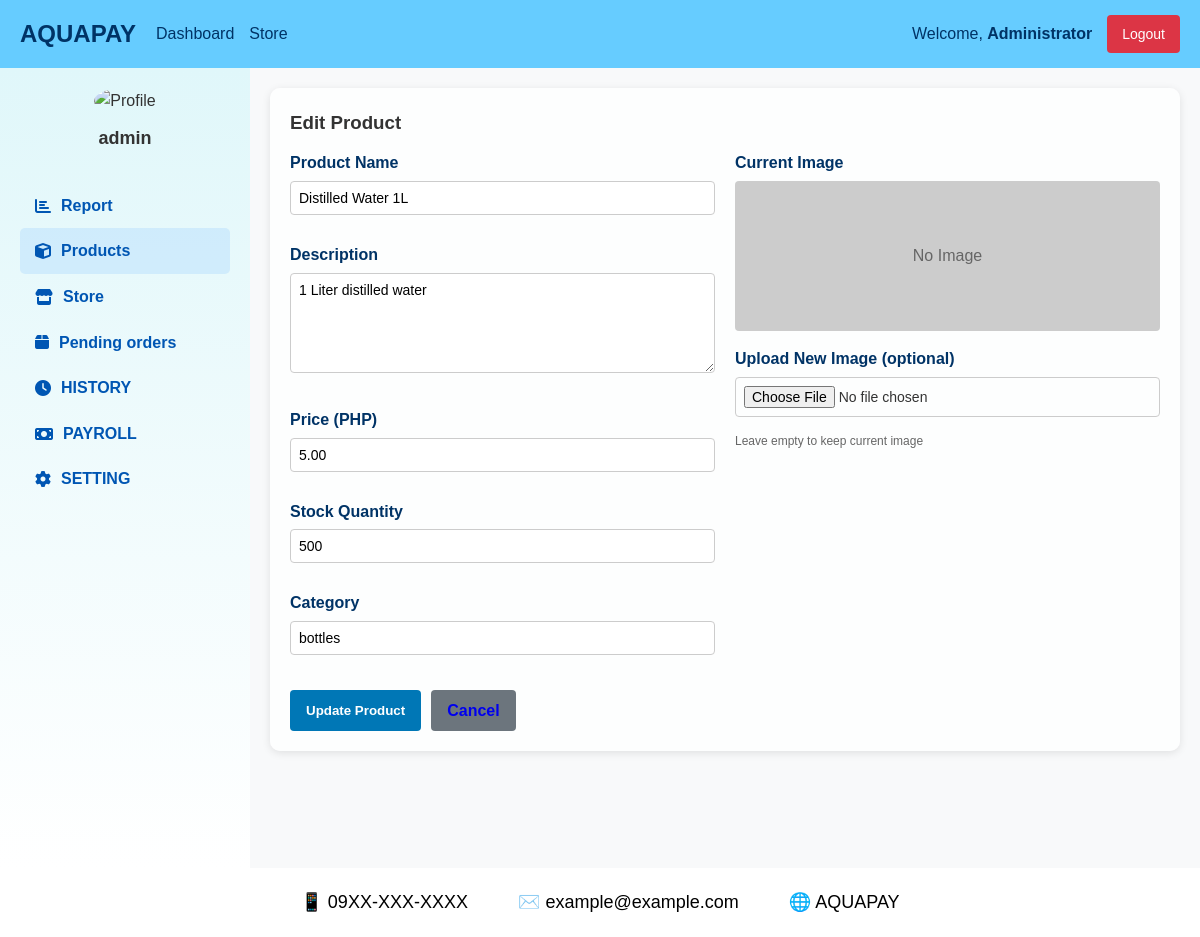
/admindashboard.php?page=products&action=edit&id=4 (signed in), run on the app's committed database.
### tables this page shows
CREATE TABLE IF NOT EXISTS products (
    id INT AUTO_INCREMENT PRIMARY KEY,
    name VARCHAR(100) NOT NULL,
    description TEXT,
    price DECIMAL(10, 2) NOT NULL,
    stock INT DEFAULT 0,
    image VARCHAR(255),
    category VARCHAR(50),
    created_at TIMESTAMP DEFAULT CURRENT_TIMESTAMP,
    updated_at TIMESTAMP DEFAULT CURRENT_TIMESTAMP ON UPDATE CURRENT_TIMESTAMP
);

### modules/products.php (the view, shortened to what this page needs)
<?php
require_once __DIR__ . '/../config.php';
$action = isset($_GET['action']) ? $_GET['action'] : 'list';
$product_id = isset($_GET['id']) ? intval($_GET['id']) : 0;
?>
<div class="content-grid">
    <?php if ($action === 'list'): ?>
        <div class="card" style="grid-column:1/-1;display:flex;justify-content:space-between;align-items:center;">
            <h3>Product Management</h3>
            <a href="?page=products&action=add" class="btn btn-primary">+ Add New Product</a>
        </div>
        <?php
        $result = $conn->query("SELECT * FROM products ORDER BY name ASC");
        if ($result && $result->num_rows > 0):
            while ($product = $result->fetch_assoc()):
        ?>
        <div class="card" style="display:grid;grid-template-columns:120px 1fr auto;gap:20px;align-items:center;">
            <div style="text-align:center;">
                <?php if ($product['image'] && file_exists(__DIR__ . '/../' . $product['image'])): ?>
                    <img src="<?= htmlspecialchars($product['image']) ?>" style="max-width:100px;max-height:100px;border-radius:4px;">
                <?php else: ?>
                    <div style="width:100px;height:100px;background:#ccc;display:flex;align-items:center;justify-content:center;border-radius:4px;color:#666;">No Image</div>
                <?php endif; ?>
            </div>
            <div>
                <h4 style="margin:0 0 5px 0;"><?= htmlspecialchars($product['name']) ?></h4>
                <p style="margin:3px 0;"><strong>Price:</strong> PHP <?= number_format($product['price'], 2) ?></p>
                <p style="margin:3px 0;"><strong>Stock:</strong> <?= $product['stock'] ?></p>
                <p style="margin:3px 0;"><strong>Category:</strong> <?= htmlspecialchars($product['category'] ?? 'N/A') ?></p>
                <p style="margin:3px 0;font-size:12px;color:#666;"><?= htmlspecialchars(substr($product['description'] ?? '', 0, 100)) ?>...</p>
            </div>
            <div style="display:flex;gap:8px;flex-direction:column;">
                <a href="?page=products&action=edit&id=<?= $product['id'] ?>" class="btn btn-primary" style="font-size:12px;padding:6px 12px;">Edit</a>
                <a href="javascript:if(confirm('Delete this product?')) window.location.href='delete_product.php?id=<?= $product['id'] ?>';" class="btn btn-danger" style="font-size:12px;padding:6px 12px;">Delete</a>
            </div>
        </div>
        <?php
            endwhile;
        else:
        ?>
        <div class="card" style="grid-column:1/-1;text-align:center;color:#666;">
            No products found.
        </div>
        <?php endif; ?>
    <?php elseif ($action === 'edit' && $product_id > 0): ?>
        <?php
        $result = $conn->query("SELECT * FROM products WHERE id=$product_id");
        $product = $result ? $result->fetch_assoc() : null;
        if (!$product):
        ?>
        <div class="card" style="grid-column:1/-1;color:#721c24;">
            Product not found.
        </div>
        <?php else: ?>
        <div class="card" style="grid-column:1/-1;">
            <h3>Edit Product</h3>
            <form method="post" action="save_product.php" enctype="multipart/form-data">
                <div style="display:grid;grid-template-columns:1fr 1fr;gap:20px;">
                    <div>
                        <label><strong>Product Name</strong></label>
                        <input type="text" name="name" value="<?= htmlspecialchars($product['name']) ?>" required style="width:100%;padding:8px;margin-bottom:15px;border:1px solid #ccc;border-radius:4px;">
                        <label><strong>Description</strong></label>
                        <textarea name="description" style="width:100%;padding:8px;margin-bottom:15px;border:1px solid #ccc;border-radius:4px;height:100px;"><?= htmlspecialchars($product['description'] ?? '') ?></textarea>
                        <label><strong>Price (PHP)</strong></label>
                        <input type="number" name="price" step="0.01" min="0" value="<?= $product['price'] ?>" required style="width:100%;padding:8px;margin-bottom:15px;border:1px solid #ccc;border-radius:4px;">
                        <label><strong>Stock Quantity</strong></label>
                        <input type="number" name="stock" min="0" value="<?= $product['stock'] ?>" required style="width:100%;padding:8px;margin-bottom:15px;border:1px solid #ccc;border-radius:4px;">
                        <label><strong>Category</strong></label>
                        <input type="text" name="category" value="<?= htmlspecialchars($product['category'] ?? '') ?>" style="width:100%;padding:8px;margin-bottom:15px;border:1px solid #ccc;border-radius:4px;">
                    </div>
                    <div>
                        <label><strong>Current Image</strong></label>
                        <div style="margin-bottom:15px;">
                            <?php if ($product['image'] && file_exists(__DIR__ . '/../' . $product['image'])): ?>
                                <img src="<?= htmlspecialchars($product['image']) ?>" style="max-width:100%;max-height:200px;border-radius:4px;margin-bottom:10px;">
                                <p style="font-size:12px;color:#666;margin:5px 0;">Current: <?= basename($product['image']) ?></p>
                            <?php else: ?>
                                <div style="width:100%;height:150px;background:#ccc;display:flex;align-items:center;justify-content:center;border-radius:4px;color:#666;margin-bottom:10px;">No Image</div>
                            <?php endif; ?>
                        </div>
                        <label><strong>Upload New Image (optional)</strong></label>
                        <input type="file" name="image" accept="image/*" style="width:100%;padding:8px;margin-bottom:15px;border:1px solid #ccc;border-radius:4px;">
                        <p style="font-size:12px;color:#666;">Leave empty to keep current image</p>
                    </div>
                </div>
                <div style="display:flex;gap:10px;margin-top:20px;">
                    <button type="submit" class="btn btn-primary">Update Product</button>
                    <a href="?page=products" class="btn" style="background:#6c757d;">Cancel</a>
                </div>
            </form>
        </div>
        <?php endif; ?>
    <?php endif; ?>
</div>

### style.css (style rules this page uses)
* { margin: 0; padding: 0; box-sizing: border-box; }
body { font-family: Arial, sans-serif; line-height: 1.6; background: #f4f9ff; color: #333; }
form label { display: block; margin-top: 12px; margin-bottom: 5px; font-weight: bold; color: #003366; }
form input[type="text"], form input[type="number"], form input[type="file"], form textarea, form select { width: 100%; padding: 8px; border: 1px solid #ccc; border-radius: 4px; font-family: Arial, sans-serif; font-size: 14px; }
form textarea { resize: vertical; min-height: 100px; }
form input[type="file"] { padding: 5px; }

### admindashboard.php (style rules this page uses)
.btn { padding: 8px 16px; border: none; border-radius: 4px; cursor: pointer; font-weight: bold; text-decoration: none; display: inline-block; }
.btn-primary { background: #0077b6; color: #fff; }
.content-grid { display: grid; grid-template-columns: repeat(auto-fit, minmax(300px,1fr)); gap: 20px; }
.card { background: rgba(255,255,255,0.8); padding: 20px; border-radius: 10px; box-shadow: 0 2px 8px rgba(0,0,0,0.1); }

### modules/products.php (style rules this page uses)
.card a.btn { display: inline-block; }

### data on the page
products: name "Distilled Water 1L", description "1 Liter distilled water", price "5.00", stock "500", category "bottles"

### other printed values
$full_name "Administrator"
$username "admin"
